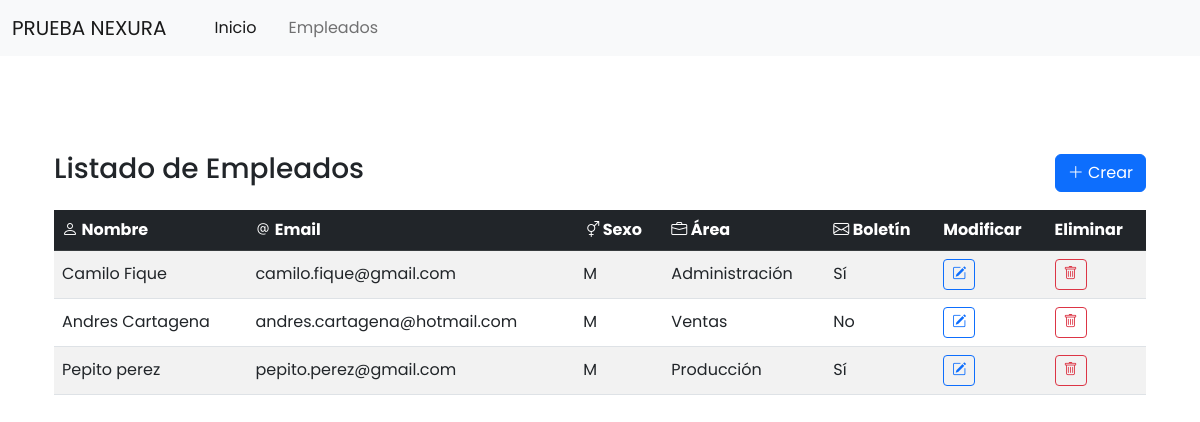
Page /empleado.php on the committed database.
### tables this page shows
CREATE TABLE `empleados` (
  `id` int NOT NULL,
  `nombre` varchar(255) NOT NULL,
  `email` varchar(255) NOT NULL,
  `sexo` char(1) NOT NULL,
  `area_id` int NOT NULL,
  `boletin` int DEFAULT '0',
  `descripcion` text NOT NULL
);

CREATE TABLE `areas` (
  `id` int NOT NULL,
  `nombre` varchar(255) NOT NULL
);

### app/controllers/EmpleadoController.php (called while the page is built, shortened)
<?php
class EmpleadoController
{
    private $empleadoModel;
    public function __construct($conexion)
    {
        $this->empleadoModel = new Empleado($conexion);
    }
    public function index()
    {
        $empleados = $this->empleadoModel->allWithArea();
        require __DIR__ . '/../views/empleados/index.php';
    }
}

### app/models/empleado.php (called while the page is built, shortened)
<?php
class Empleado
{
    private $conexion;
    public function __construct($conexion)
    {
        $this->conexion = $conexion;
    }
    public function allWithArea()
    {
        $sql = "SELECT e.*, a.nombre AS area
                FROM empleados e
                JOIN areas a ON e.area_id = a.id";
        $stmt = $this->conexion->query($sql);
        return $stmt->fetchAll(PDO::FETCH_ASSOC);
    }
}

### app/views/empleados/index.php (the view, shortened to what this page needs)
<?php
require __DIR__ . '/../layout/header.php';
?>
<div class="row justify-content-center align-items-center">
    <div class="col-12 mt-5">
        <div class="container mt-5">
            <div class="d-flex justify-content-between align-items-center mb-3">
                <h3>Listado de Empleados</h3>
                <a href="/public/empleado.php?action=create" class="btn btn-primary">
                    <i class="bi bi-plus-lg"></i> Crear
                </a>
            </div>
            <table class="table table-striped align-middle">
                <thead class="table-dark">
                    <tr>
                        <th><i class="bi bi-person"></i> Nombre</th>
                        <th><i class="bi bi-at"></i> Email</th>
                        <th><i class="bi bi-gender-ambiguous"></i> Sexo</th>
                        <th><i class="bi bi-briefcase"></i> Área</th>
                        <th><i class="bi bi-envelope"></i> Boletín</th>
                        <th>Modificar</th>
                        <th>Eliminar</th>
                    </tr>
                </thead>
                <tbody>
                    <?php
                    foreach ($empleados as $empleado) { ?>
                        <tr id="row-empleado-<?= $empleado['id'] ?>">
                            <td><?= $empleado['nombre'] ?></td>
                            <td><?= $empleado['email'] ?></td>
                            <td><?= $empleado['sexo'] ?></td>
                            <td><?= $empleado['area'] ?></td>
                            <td><?= $empleado['boletin'] ? 'Sí' : 'No' ?></td>
                            <td>
                                <a href="empleado.php?action=edit&id=<?= $empleado['id'] ?>" class="btn btn-sm btn-outline-primary">
                                    <i class="bi bi-pencil-square"></i>
                                </a>
                            </td>
                            <td>
                                <a href="#!" data-id="<?= $empleado['id'] ?>" class="btn btn-sm btn-outline-danger btn-eliminar-empleado">
                                    <i class="bi bi-trash"></i>
                                </a>
                            </td>
                        </tr>
                    <?php }; ?>
                </tbody>
            </table>
        </div>
    </div>
</div>
<?php
require __DIR__ . '/../layout/footer.php';
?>

### public/empleado.php (shortened to what this page needs)
<?php
require_once __DIR__ . '/../app/models/empleado.php';
require_once __DIR__ . '/../app/controllers/EmpleadoController.php';
$conexion = Conexion::getInstance();
$controller = new EmpleadoController($conexion);
$action = $_GET['action'] ?? 'index';
switch ($action) {
    case 'index':
        $controller->index();
        break;
}

### app/views/layout/header.php (shortened to what this page needs)
<!DOCTYPE html>
<html lang="en">
<head>
    <link rel="stylesheet" href="https://cdn.jsdelivr.net/npm/bootstrap-icons@1.13.1/font/bootstrap-icons.min.css">
    <link href="/public/plugins/bootstrap/bootstrap.min.css" rel="stylesheet">
    <link href="/public/css/index.css" rel="stylesheet">
</head>
<body>
    <header>
        <nav class="navbar navbar-expand-lg bg-light">
            <div class="container-fluid">
                <a class="navbar-brand" href="#">PRUEBA NEXURA</a>
                <div class="collapse navbar-collapse" id="navbarSupportedContent">
                    <ul class="navbar-nav me-auto mb-2 mb-lg-0 mx-3">
                        <li class="nav-item mx-2">
                            <a class="nav-link active" aria-current="page" href="/public/index.php">Inicio</a>
                        </li>
                        <li class="nav-item mx-2">
                            <a class="nav-link" href="/public/empleado.php">Empleados</a>
                        </li>
                    </ul>
                </div>
            </div>
        </nav>
    </header>
    <main>
        <section class="container">

### app/views/layout/footer.php (shortened to what this page needs)
</section>
</main>
</body>
</html>

### public/css/index.css (style rules this page uses)
body { --bs-body-font-family: "Poppins", sans-serif; }

### rows in the picture
empleados: nombre "Camilo Fique", email "camilo.fique@gmail.com", sexo "M", area.nombre "Administración", boletin "Sí"
empleados: nombre "Andres Cartagena", email "andres.cartagena@hotmail.com", sexo "M", area.nombre "Ventas", boletin "No"
empleados: nombre "Pepito perez", email "pepito.perez@gmail.com", sexo "M", area.nombre "Producción", boletin "Sí"
